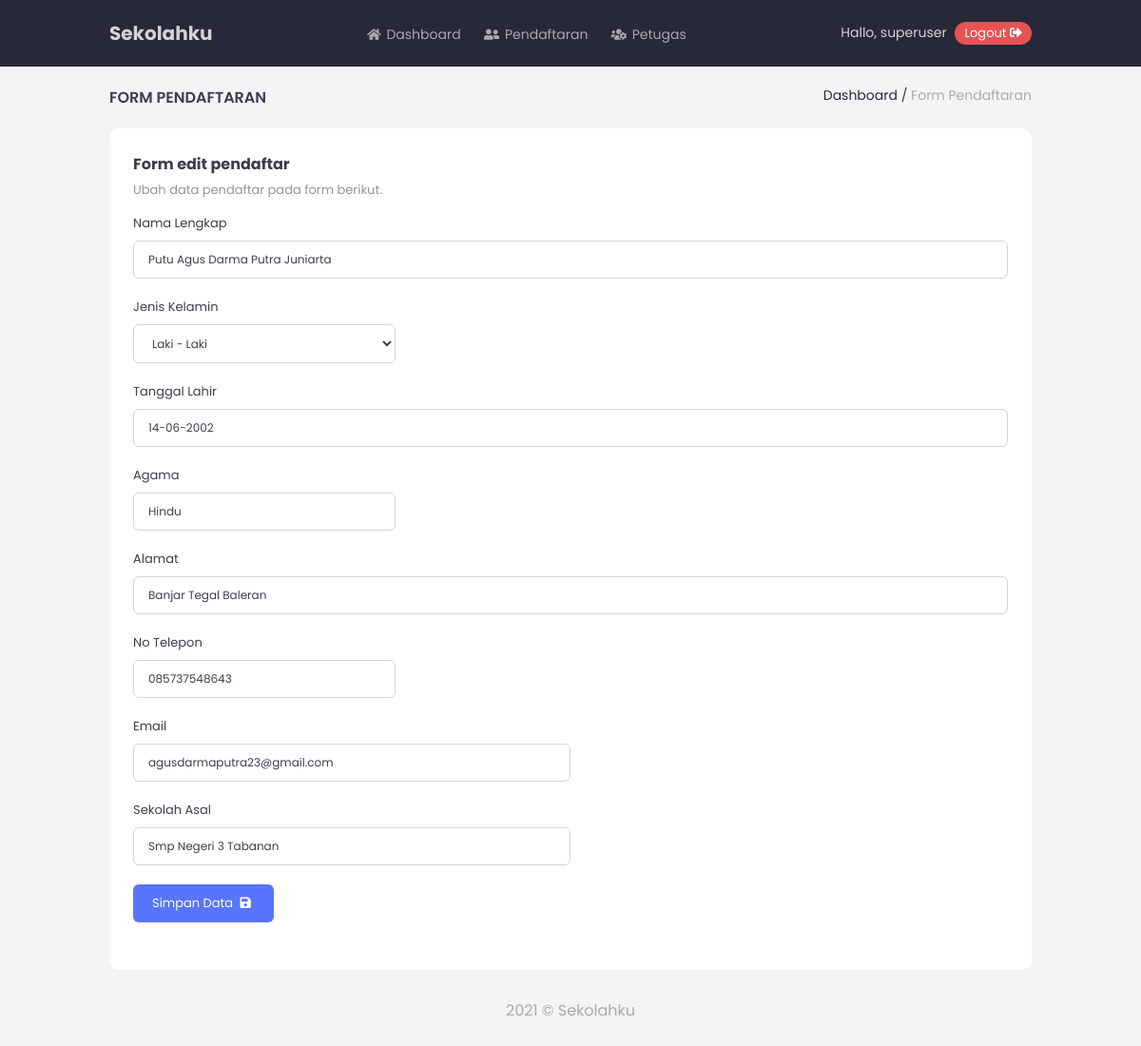
Page /form-pendaftaran.php?type=edit&nisn=200214060001 (signed in) on the committed database.
### tables this page shows
CREATE TABLE `pendaftar` (
  `NISN` char(15) NOT NULL,
  `nama` varchar(100) NOT NULL,
  `jenis_kelamin` varchar(15) NOT NULL,
  `tgl_lahir` varchar(15) NOT NULL,
  `agama` varchar(15) NOT NULL,
  `alamat` varchar(100) NOT NULL,
  `no_telepon` varchar(15) NOT NULL,
  `email` varchar(30) NOT NULL,
  `sekolah_asal` varchar(100) NOT NULL,
  `tgl_mendaftar` varchar(15) NOT NULL,
  `keterangan` varchar(15) NOT NULL
);

### script/form-edit-pendaftar.php (the view, shortened to what this page needs)
<?php
$nisn = $_GET['nisn'];
$sql = mysqli_query($koneksi, "SELECT * FROM pendaftar WHERE NISN='$nisn' ");
$row = mysqli_fetch_assoc($sql);
?>
<div class="form-container">
	<h3>Form edit pendaftar</h3>
	<p>Ubah data pendaftar pada form berikut.</p>
	<form action="script/pendaftar-update-data.php" method="post">
	<div class="form-group">
		<label for="nama">Nama Lengkap</label>
		<input type="text" name="nama" class="w-100" placeholder="*Arista Budi Laksmana" value="<?php echo $row['nama']; ?>">
	</div>
	<div class="form-group">
		<label for="jk">Jenis Kelamin</label>
		<select name="jk" class="w-30">
			<?php if ($row['jenis_kelamin'] == "Laki - Laki") { ?>
				<option value="Laki - Laki">Laki - Laki</option>
			<?php } else if ($row['jenis_kelamin'] == "Perempuan") { ?>
				<option value="Perempuan">Perempuan</option>
				<option value="Laki - Laki">Laki - Laki</option>
			<?php } ?>
		</select>
	</div>
	<div class="form-group">
		<label for="tgl_lahir">Tanggal Lahir</label>
		<input type="text" name="tgl_lahir" class="w-100" placeholder="*14/06/2002" value="<?php echo $row['tgl_lahir']; ?>">
	</div>
	<div class="form-group">
		<label for="agama">Agama</label>
		<input type="text" name="agama" class="w-30" placeholder="*Hindu" value="<?php echo $row['agama']; ?>">
	</div>
	<div class="form-group">
		<label for="alamat">Alamat</label>
		<input type="text" name="alamat" class="w-100" placeholder="*Jl Kenanga Gng xx No xx" value="<?php echo $row['alamat']; ?>">
	</div>
	<div class="form-group">
		<label for="no_tel">No Telepon</label>
		<input type="number" name="no_tel" class="w-30" placeholder="085737xxxxxx" value="<?php echo $row['no_telepon']; ?>">
	</div>
	<div class="form-group">
		<label for="email">Email</label>
		<input type="email" name="email" class="w-50" placeholder="*budilaksmana@gmail.com" value="<?php echo $row['email']; ?>">
	</div>
	<div class="form-group">
		<label for="sekolah_asal">Sekolah Asal</label>
		<input type="text" name="sekolah_asal" class="w-50" placeholder="*Smp 1 (daerah)" value="<?php echo $row['sekolah_asal']; ?>">
	</div>
	<div class="form-group">
		<button type="submit" class="btn btn-medium blue">Simpan Data <i class="fas fa-save"></i></button>
	</div>
	</form>
</div>

### assets/css/style.css (style rules this page uses)
:root { --p_black: #272838; --p_red: #e65353; --p_blue: #5775ff; --p_green: #31c48f; --white: #ffffff; --grey: #e9eaeb; --grey2: #d4d4d7; --grey3: #bebfc3; --grey4: #a9a9af; --grey5: #93949c; --grey6: #7d7e88; --grey7: #686974; --grey8: #525360; --grey9: #3d3e4c; --bg: #f4f4f4; }
.blue { color: var(--p_blue) }
body { font-family: 'Poppins', sans-serif; background: var(--bg); color: var(--grey9); }
.btn-medium { display: inline-block; padding: 10px 20px; font-size: 13px; border-radius: 6px; }
.btn { margin-bottom: 5px; border: none; font-family: inherit; cursor: pointer; }
.btn i { margin: 0 4px; }
.btn.blue { background: var(--p_blue); color: var(--white); }
.form-container { background: var(--white); padding: 25px; border-radius: 10px; margin-bottom: 30px; }
.form-container h3 { font-weight: 700; font-size: 16px; margin-bottom: 5px; }
.form-container p { font-size: 13px; margin-bottom: 0; color: var(--grey5); margin-bottom: 15px; }
.form-group { overflow: hidden; position: relative; width: 100%; margin-bottom: 20px; }
.form-group label { display: block; color: var(--grey9); margin-bottom: 8px; font-size: 13px; }
.form-group input { width: 100%; padding: 10px 15px; font-family: inherit; font-size: 12px; border-radius: 6px; border: 1px solid var(--grey2); color: inherit; outline: none; transition: .3s; background: transparent; }
.form-group select { width: 100%; padding: 10px 15px; font-family: inherit; font-size: 12px; border-radius: 6px; border: 1px solid var(--grey2); color: inherit; outline: none; background: transparent; }
.form-group .w-30 { width: 30%; }
.form-group .w-50 { width: 50%; }
.form-group .w-100 { width: 100%; }

### assets/css/csslibs.css (style rules this page uses)
* { box-sizing: border-box; }
body { margin: 0; padding: 0; }
h1, h2, h3, h4, h5, h6 { margin-top: 0; margin-bottom: 15px; }
p { margin-top: 0; margin-bottom: 15px; font-size: 16px; }
.w-100 { width: 100% }
.w-50 { width: 50% }
.w-30 { width: 30% }

### rows in the picture
pendaftar: nama "Putu Agus Darma Putra Juniarta", jk "Laki - Laki", tgl_lahir "14-06-2002", agama "Hindu", alamat "Banjar Tegal Baleran", no_tel "085737548643", email "agusdarmaputra23@gmail.com", sekolah_asal "Smp Negeri 3 Tabanan"

### other values in the picture
$username "superuser"
